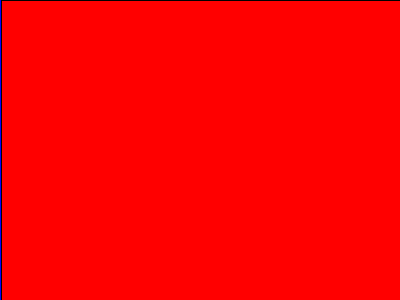
Frame 1 (no input)
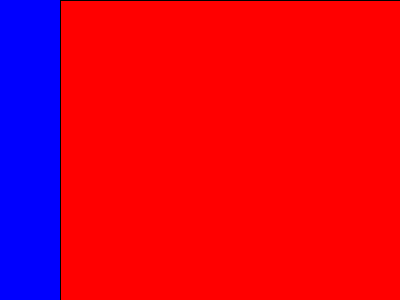
Frame 60 (the mouse pressed at the canvas centre just before this capture)
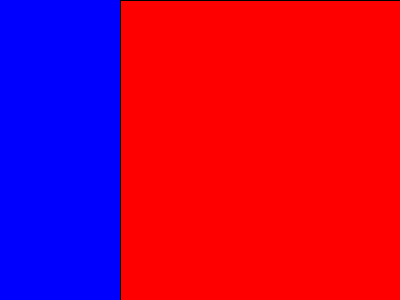
Frame 120 (the mouse held since frame 60 and released just before this capture)

The Processing sketch that drew these frames (run headless with seeded random() and noise(); from frame 60 on, the mouse is pressed at the canvas centre):

// Processing sketch: cp2
// ── cp2.pde
void setup(){
  size(400, 300);
}

void draw()
{
  background(0, 0, 255);
  fill(255, 0, 0);
  rect(frameCount, 0, 400, 300);
}
